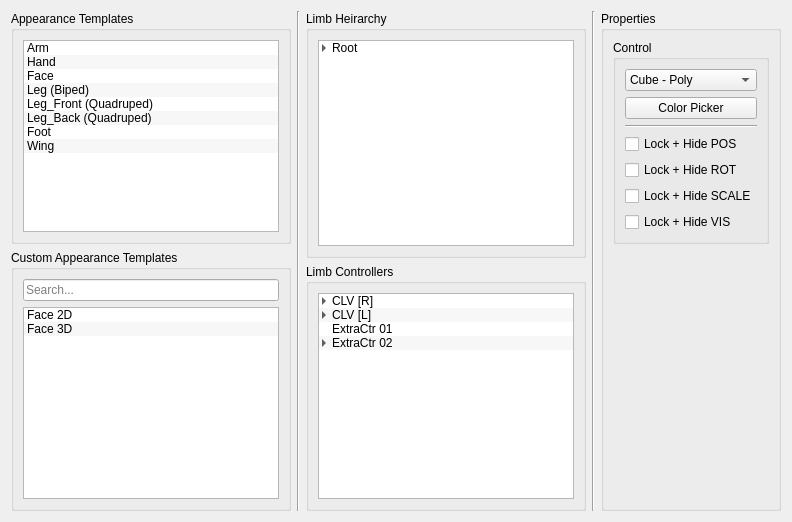
        <widget class="QWidget" name="tab_2">
         <attribute name="title">
          <string>Appearance</string>
         </attribute>
         <layout class="QHBoxLayout" name="horizontalLayout_8">
          <item>
           <layout class="QHBoxLayout" name="horizontalLayout_10">
            <item>
             <layout class="QVBoxLayout" name="verticalLayout_8">
              <item>
               <widget class="QGroupBox" name="groupBox_21">
                <property name="title">
                 <string>Appearance Templates</string>
                </property>
                <layout class="QHBoxLayout" name="horizontalLayout_52">
                 <item>
                  <widget class="QListWidget" name="listWidget_11">
                   <property name="sizePolicy">
                    <sizepolicy hsizetype="Expanding" vsizetype="Expanding">
                     <horstretch>0</horstretch>
                     <verstretch>0</verstretch>
                    </sizepolicy>
                   </property>
                   <property name="maximumSize">
                    <size>
                     <width>16777215</width>
                     <height>16777215</height>
                    </size>
                   </property>
                   <property name="dragDropMode">
                    <enum>QAbstractItemView::DragOnly</enum>
                   </property>
                   <property name="alternatingRowColors">
                    <bool>true</bool>
                   </property>
                   <item>
                    <property name="text">
                     <string>Arm</string>
                    </property>
                   </item>
                   <item>
                    <property name="text">
                     <string>Hand</string>
                    </property>
                   </item>
                   <item>
                    <property name="text">
                     <string>Face</string>
                    </property>
                   </item>
                   <item>
                    <property name="text">
                     <string>Leg (Biped)</string>
                    </property>
                   </item>
                   <item>
                    <property name="text">
                     <string>Leg_Front (Quadruped)</string>
                    </property>
                   </item>
                   <item>
                    <property name="text">
                     <string>Leg_Back (Quadruped)</string>
                    </property>
                   </item>
                   <item>
                    <property name="text">
                     <string>Foot</string>
                    </property>
                   </item>
                   <item>
                    <property name="text">
                     <string>Wing</string>
                    </property>
                   </item>
                  </widget>
                 </item>
                </layout>
               </widget>
              </item>
              <item>
               <widget class="QGroupBox" name="groupBox_8">
                <property name="title">
                 <string>Custom Appearance Templates</string>
                </property>
                <layout class="QHBoxLayout" name="horizontalLayout_15">
                 <item>
                  <layout class="QVBoxLayout" name="verticalLayout_9">
                   <item>
                    <widget class="QLineEdit" name="lineEdit_11">
                     <property name="placeholderText">
                      <string>Search...</string>
                     </property>
                    </widget>
                   </item>
                   <item>
                    <widget class="QListWidget" name="listWidget_4">
                     <property name="alternatingRowColors">
                      <bool>true</bool>
                     </property>
                     <item>
                      <property name="text">
                       <string>Face 2D</string>
                      </property>
                     </item>
                     <item>
                      <property name="text">
                       <string>Face 3D</string>
                      </property>
                     </item>
                    </widget>
                   </item>
                  </layout>
                 </item>
                </layout>
               </widget>
              </item>
             </layout>
            </item>
            <item>
             <widget class="Line" name="line_3">
              <property name="orientation">
               <enum>Qt::Vertical</enum>
              </property>
             </widget>
            </item>
            <item>
             <layout class="QVBoxLayout" name="verticalLayout_52">
              <item>
               <widget class="QGroupBox" name="groupBox_30">
                <property name="title">
                 <string>Limb Heirarchy</string>
                </property>
                <layout class="QHBoxLayout" name="horizontalLayout_37">
                 <item>
                  <layout class="QVBoxLayout" name="verticalLayout_53">
                   <item>
                    <widget class="QTreeWidget" name="treeWidget_10">
                     <property name="autoScrollMargin">
                      <number>16</number>
                     </property>
                     <property name="alternatingRowColors">
                      <bool>true</bool>
                     </property>
                     <property name="selectionMode">
                      <enum>QAbstractItemView::MultiSelection</enum>
                     </property>
                     <property name="autoExpandDelay">
                      <number>-1</number>
                     </property>
                     <property name="indentation">
                      <number>10</number>
                     </property>
                     <property name="headerHidden">
                      <bool>true</bool>
                     </property>
                     <column>
                      <property name="text">
                       <string notr="true">1</string>
                      </property>
                     </column>
                     <item>
                      <property name="text">
                       <string>Root</string>
                      </property>
                      <item>
                       <property name="text">
                        <string>Spine</string>
                       </property>
                       <item>
                        <property name="text">
                         <string>Arm (M)</string>
                        </property>
                        <item>
                         <property name="text">
                          <string>Hand</string>
                         </property>
                        </item>
                       </item>
                       <item>
                        <property name="text">
                         <string>Head</string>
                        </property>
                       </item>
                       <item>
                        <property name="text">
                         <string>Leg (M)</string>
                        </property>
                       </item>
                       <item>
                        <property name="text">
                         <string>Tail</string>
                        </property>
                       </item>
                      </item>
                     </item>
                    </widget>
                   </item>
                  </layout>
                 </item>
                </layout>
               </widget>
              </item>
              <item>
               <widget class="QGroupBox" name="groupBox_31">
                <property name="title">
                 <string>Limb Controllers</string>
                </property>
                <layout class="QVBoxLayout" name="verticalLayout_54">
                 <item>
                  <layout class="QVBoxLayout" name="verticalLayout_55">
                   <item>
                    <widget class="QTreeWidget" name="treeWidget_11">
                     <property name="dragDropMode">
                      <enum>QAbstractItemView::InternalMove</enum>
                     </property>
                     <property name="alternatingRowColors">
                      <bool>true</bool>
                     </property>
                     <property name="indentation">
                      <number>10</number>
                     </property>
                     <property name="headerHidden">
                      <bool>true</bool>
                     </property>
                     <column>
                      <property name="text">
                       <string>1</string>
                      </property>
                     </column>
                     <item>
                      <property name="text">
                       <string>CLV [R]</string>
                      </property>
                      <item>
                       <property name="text">
                        <string>SLD [R]</string>
                       </property>
                       <item>
                        <property name="text">
                         <string>ELB [R]</string>
                        </property>
                        <item>
                         <property name="text">
                          <string>WRS [R]</string>
                         </property>
                        </item>
                       </item>
                      </item>
                     </item>
                     <item>
                      <property name="text">
                       <string>CLV [L]</string>
                      </property>
                      <item>
                       <property name="text">
                        <string>SLD [L]</string>
                       </property>
                       <item>
                        <property name="text">
                         <string>ELB [L]</string>
                        </property>
                        <item>
                         <property name="text">
                          <string>WRS [L]</string>
                         </property>
                        </item>
                       </item>
                      </item>
                     </item>
                     <item>
                      <property name="text">
                       <string>ExtraCtr 01</string>
                      </property>
                     </item>
                     <item>
                      <property name="text">
                       <string>ExtraCtr 02</string>
                      </property>
                      <item>
                       <property name="text">
                        <string>ExtraCtr 03</string>
                       </property>
                      </item>
                     </item>
                    </widget>
                   </item>
                  </layout>
                 </item>
                </layout>
               </widget>
              </item>
             </layout>
            </item>
            <item>
             <widget class="Line" name="line_4">
              <property name="orientation">
               <enum>Qt::Vertical</enum>
              </property>
             </widget>
            </item>
            <item>
             <layout class="QVBoxLayout" name="verticalLayout_12">
              <item>
               <widget class="QGroupBox" name="groupBox_11">
                <property name="title">
                 <string>Properties</string>
                </property>
                <layout class="QHBoxLayout" name="horizontalLayout_16">
                 <item>
                  <layout class="QVBoxLayout" name="verticalLayout_13">
                   <item>
                    <widget class="QGroupBox" name="groupBox_12">
                     <property name="title">
                      <string>Control</string>
                     </property>
                     <layout class="QHBoxLayout" name="horizontalLayout_17">
                      <item>
                       <layout class="QVBoxLayout" name="verticalLayout_14">
                        <item>
                         <widget class="QComboBox" name="comboBox_8">
                          <item>
                           <property name="text">
                            <string>Cube - Poly</string>
                           </property>
                          </item>
                          <item>
                           <property name="text">
                            <string>Cube - Wire</string>
                           </property>
                          </item>
                          <item>
                           <property name="text">
                            <string>Sphere - Poly</string>
                           </property>
                          </item>
                          <item>
                           <property name="text">
                            <string>Sphere - Wire</string>
                           </property>
                          </item>
                          <item>
                           <property name="text">
                            <string>Circle - Wire</string>
                           </property>
                          </item>
                          <item>
                           <property name="text">
                            <string>Arrow - Wire</string>
                           </property>
                          </item>
                         </widget>
                        </item>
                        <item>
                         <widget class="QPushButton" name="pushButton_3">
                          <property name="text">
                           <string>Color Picker</string>
                          </property>
                         </widget>
                        </item>
                        <item>
                         <widget class="Line" name="line_19">
                          <property name="orientation">
                           <enum>Qt::Horizontal</enum>
                          </property>
                         </widget>
                        </item>
                        <item>
                         <widget class="QCheckBox" name="checkBox_7">
                          <property name="text">
                           <string>Lock + Hide POS</string>
                          </property>
                         </widget>
                        </item>
                        <item>
                         <widget class="QCheckBox" name="checkBox_8">
                          <property name="text">
                           <string>Lock + Hide ROT</string>
                          </property>
                         </widget>
                        </item>
                        <item>
                         <widget class="QCheckBox" name="checkBox_9">
                          <property name="text">
                           <string>Lock + Hide SCALE</string>
                          </property>
                         </widget>
                        </item>
                        <item>
                         <widget class="QCheckBox" name="checkBox_10">
                          <property name="text">
                           <string>Lock + Hide VIS</string>
                          </property>
                         </widget>
                        </item>
                       </layout>
                      </item>
                     </layout>
                    </widget>
                   </item>
                   <item>
                    <spacer name="verticalSpacer_2">
                     <property name="orientation">
                      <enum>Qt::Vertical</enum>
                     </property>
                     <property name="sizeHint" stdset="0">
                      <size>
                       <width>20</width>
                       <height>40</height>
                      </size>
                     </property>
                    </spacer>
                   </item>
                  </layout>
                 </item>
                </layout>
               </widget>
              </item>
             </layout>
            </item>
           </layout>
          </item>
         </layout>
        </widget>
